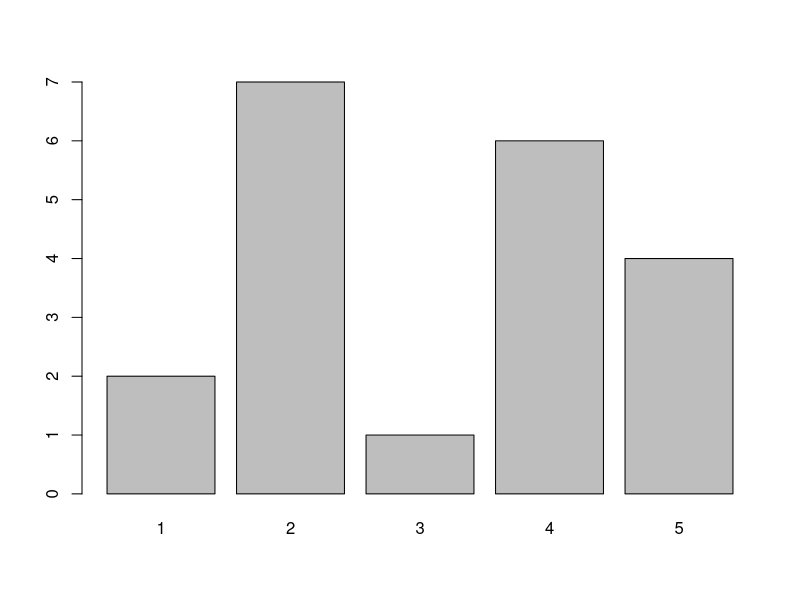
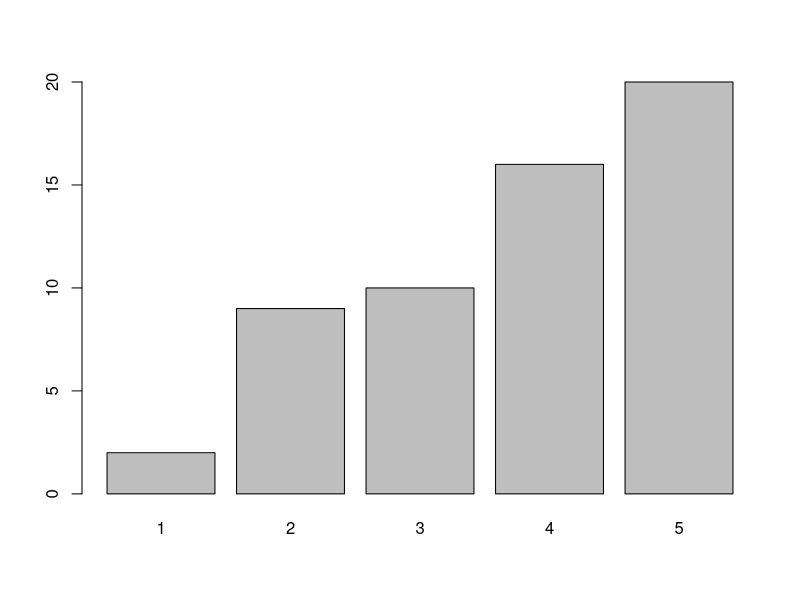
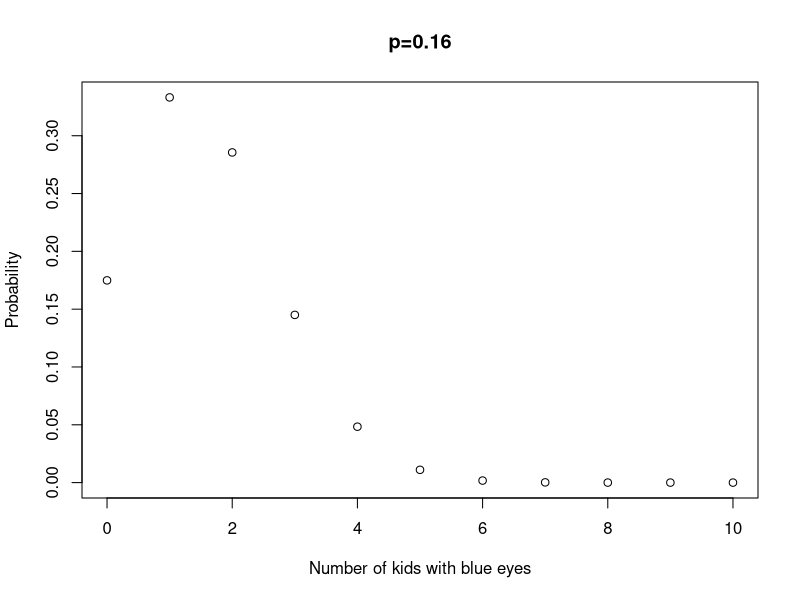
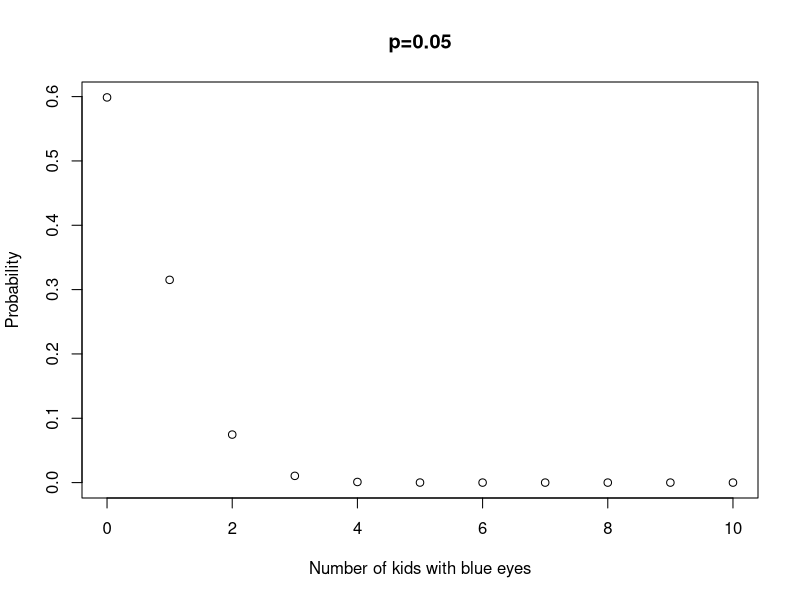
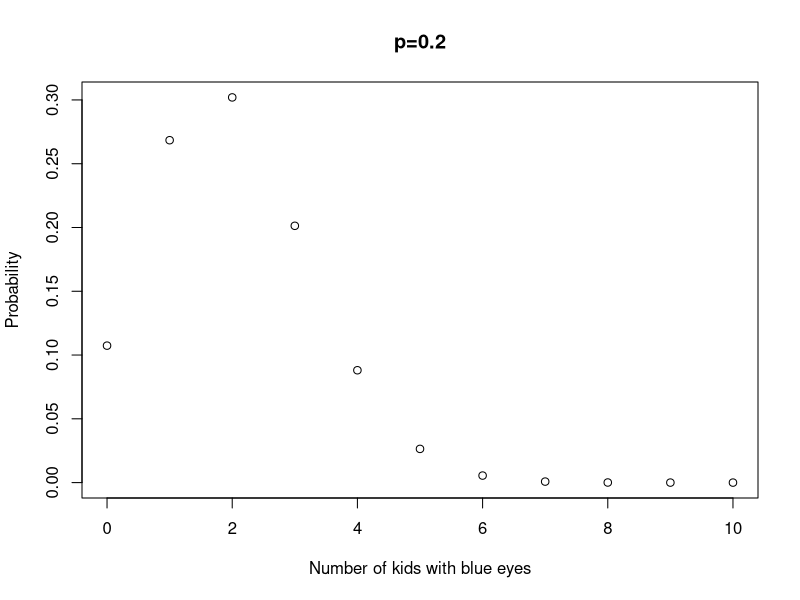
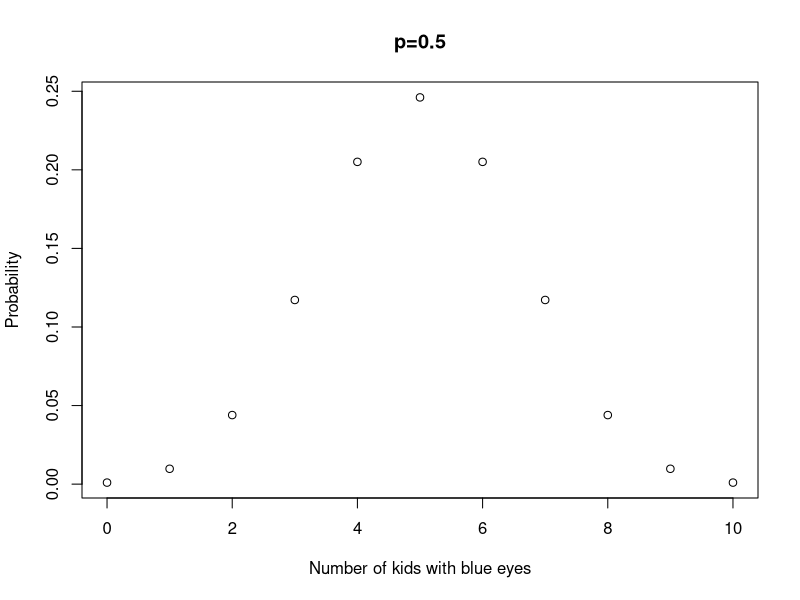
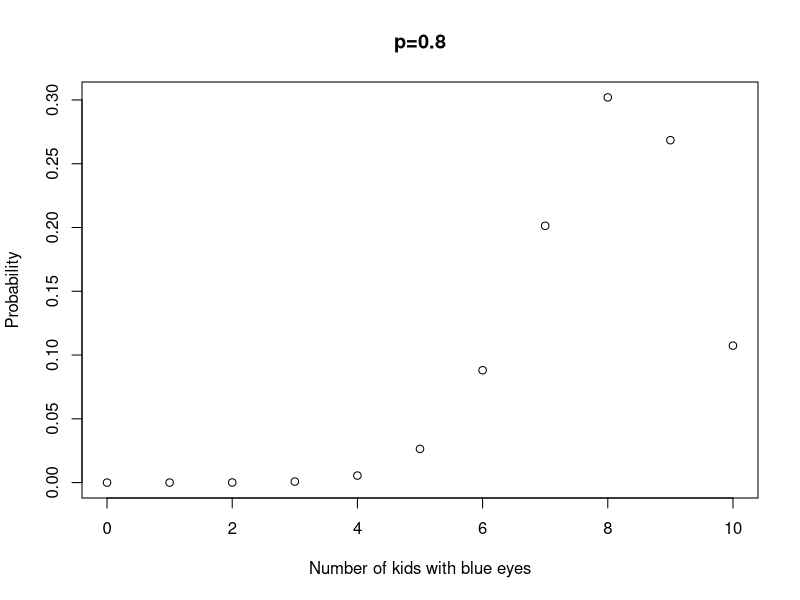
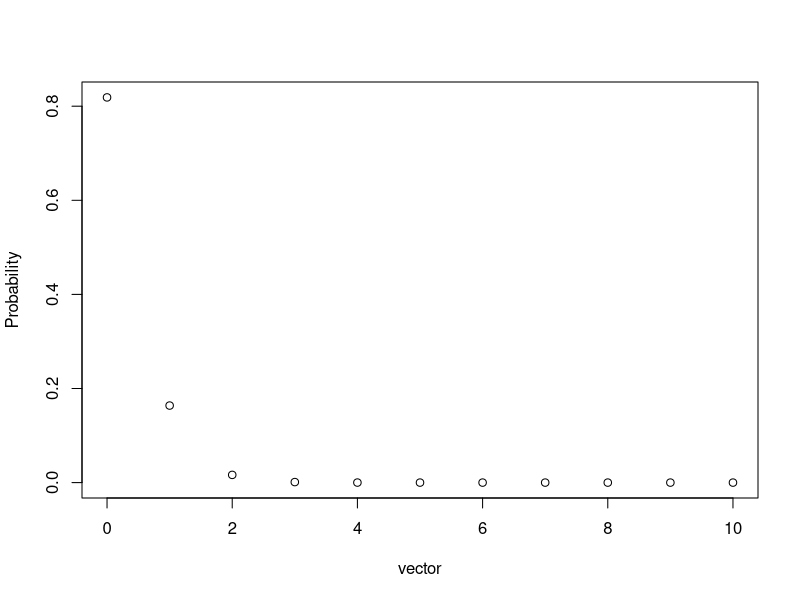

The R script that drew these images, in order:
# 1. Perform the following tasks:
#   (a) In R a simple bar graph can be used to model the probability distribution function.
# Take a random vector and probability associated with it and plot it with a bar graph.
set.seed(75)
x<-sample(1:5, size = 20, replace = T,prob = c(0.3, 0.4, 0.2, 0.25, 0.22))
print("Random vector:")
print(x)
barplot(table(x))

# (b) For the above problem create a cumulative frequency table and plot the cumulative
# frequency against each sample point mentioned in the vector.
data<-table(x)
cumfreq_data<-cumsum(data)
print("Cumulative frequency:")
print(cumfreq_data)
barplot(cumfreq_data)

# (c) Using some simple commands in R generate the probability values for the binomial
# distribution for the number of children in 10 with blue eyes using p =0.16. Plot the
# obtained result.
n<-0:10
probability<-dbinom(n,10,0.16)
plot(x = n,y = probability,
     xlab = "Number of kids with blue eyes", ylab = "Probability", main="p=0.16")

# (d) Run the above example with probabilities that a child has blue eyes is 0.05, 0.2, 0.5,
# and 0.8 and see how this changes the distribution.
plot(x = n,y = dbinom(n,10,0.05),
     xlab = "Number of kids with blue eyes", ylab = "Probability", main="p=0.05")
plot(x = n,y = dbinom(n,10,0.2),
     xlab = "Number of kids with blue eyes", ylab = "Probability", main="p=0.2")
plot(x = n,y = dbinom(n,10,0.5),
     xlab = "Number of kids with blue eyes", ylab = "Probability", main="p=0.5")
plot(x = n,y = dbinom(n,10,0.8),
     xlab = "Number of kids with blue eyes", ylab = "Probability", main="p=0.8")

# (e) Consider you have a vector 0:10. Compute poisson distribution with p=0.2. Plot it
# to visulaise the distribution.
vector<-0:10
poisson<-dpois(vector, 0.2)
print("Poisson:")
print(poisson)
plot(x = vector, y = poisson, ylab = "Probability")

